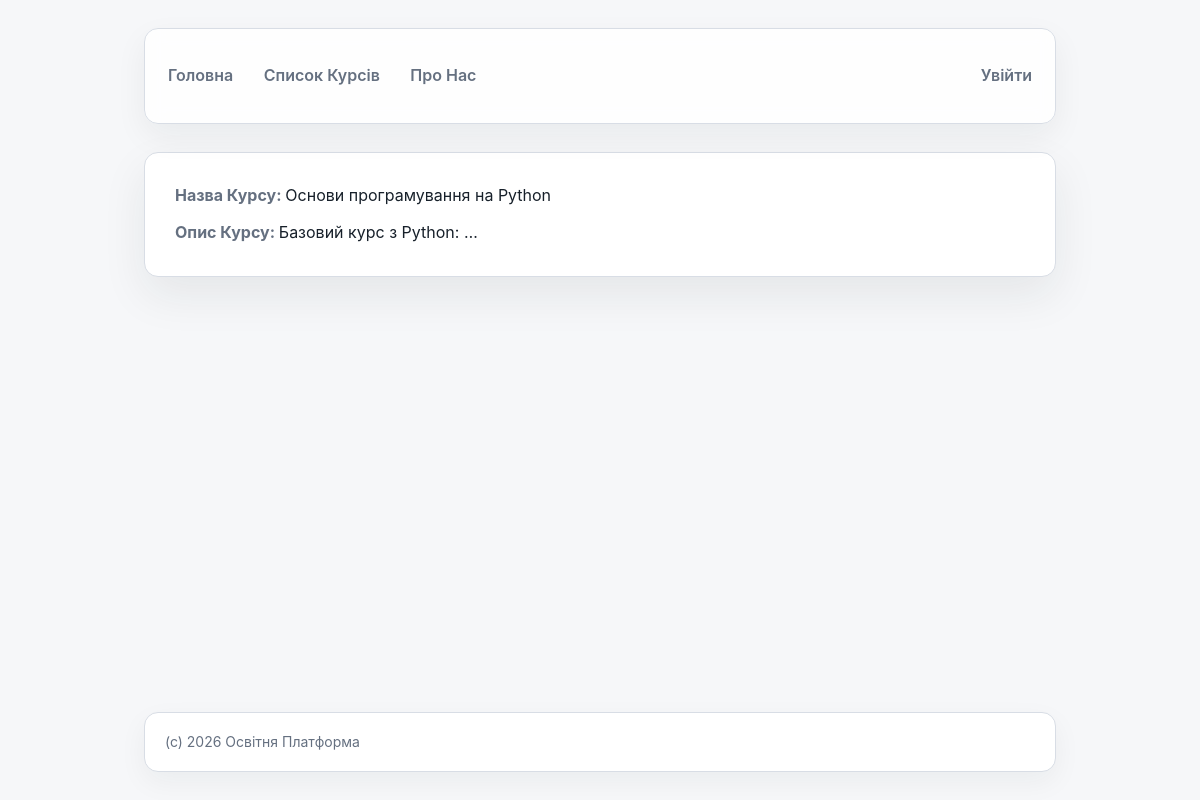
/courses/2/, run on the app's committed database.
### courses/models/course.py (models this page shows, shortened)
class Course(models.Model):
    LEVELS = [
        ('beginner', 'Beginner'),
        ('intermediate', 'Intermediate'),
        ('advanced', 'Advanced'),
    ]
    name = models.CharField(max_length=200)
    description = models.TextField()
    author = models.CharField(max_length=200, null=True, blank=True)
    level = models.CharField(max_length=32, choices=LEVELS, default='beginner')
    is_test = models.BooleanField(default=False)
    created_at = models.DateTimeField(auto_now_add=True)
    updated_at = models.DateTimeField(auto_now=True)

### courses/views.py (the view)
# urls.py: path('courses/<int:pk>/', CourseDetailsView.as_view(), name='course_details'),
class CourseDetailsView(DetailView):
    template_name = 'courses/course_details.html'
    model = Course
    context_object_name = 'course'

### courses/templates/courses/course_details.html (shortened to what this page needs)
{% extends 'courses/base.html' %}
{% block main %}
<main>
    {% if course %}
        <div>
            <label>Назва Курсу: </label>{{ course.name }}
        </div>
        <div>
            <label>Опис Курсу: </label>{{ course.description|truncatewords:4 }}
        </div>
    {% else %}
        <div>Курс Не Знайдено</div>
    {% endif %}
</main>
{% endblock %}

### courses/static/courses/css/style.css (style rules this page uses)
:root { --bg: #f6f7f9; --surface: #ffffff; --surface-muted: #eef1f5; --text: #17202a; --muted: #657080; --border: #d8dde5; --accent: #2563eb; --accent-dark: #1d4ed8; --shadow: 0 18px 45px rgba(23, 32, 42, 0.08); }
* { box-sizing: border-box; }
html { min-height: 100%; background: var(--bg); }
body { display: flex; min-height: 100vh; flex-direction: column; max-width: 960px; margin: 0 auto; padding: 28px 24px; background: var(--bg); color: var(--text); font-family: Inter, -apple-system, BlinkMacSystemFont, "Segoe UI", Arial, sans-serif; font-size: 16px; line-height: 1.6; }
main { margin-bottom: 32px; padding: 30px; border: 1px solid var(--border); border-radius: 14px; background: var(--surface); box-shadow: var(--shadow); }
main div + div { margin-top: 12px; }
label { color: var(--muted); font-weight: 700; }

### data on the page
Course: name "Основи програмування на Python", description "Базовий курс з Python: …"
